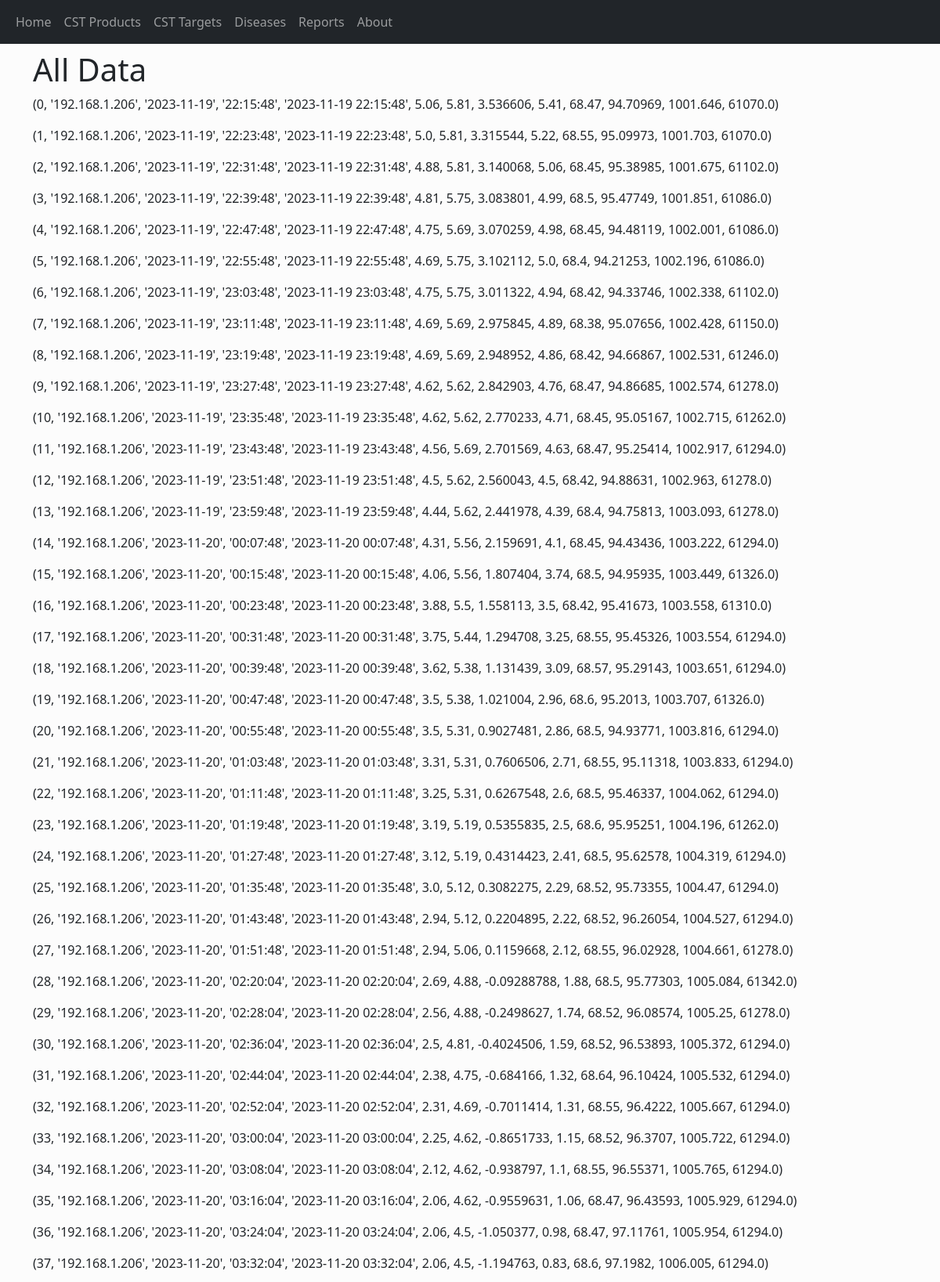
Screenshot of /all (upper part) with the database file from the repository.
### tables this page shows
CREATE TABLE datapoints (
                                            id integer UNIQUE,
                                            source_ip,
                                            date text,
                                            time text,
                                            datetime text,
                                            temp1 real,
                                            temp2 real,
                                            temp3 real,
                                            temp4 real,
                                            moisture real,
                                            humidity real,
                                            pressure real,
                                            light real,
                                            PRIMARY KEY(source_ip, datetime)
                                        );

### web/routes.py (the view)
@app.route('/all', methods=['GET'])
def all():
    logging.info('Handle request for /all.html')
    dbfilename = "envplatdata.db"
    mydb = db.createConnection(dbfilename)
    data = db.getData(mydb)
    return render_template('all.html', data = data)

### dbmgr/db.py (called while the page is built)
def createConnection(dbFileName):
    try:
        db = sqlite3.connect(dbFileName)
        logging.info("Connected to database %s which is version %s",
                     dbFileName, sqlite3.version)
        return db
    except Exception as e:
        logging.error(f'Unable to create database {dbFileName}: {e}')
    return None

def getData(mydb):
    sql = '''select * from datapoints '''
    try:
        cursor = mydb.cursor()
        result = cursor.execute(sql).fetchall()
        return result
    except Exception as e:
        logging.exception("Exception occurred")
        logging.error("Unable to get data")
        return 0

### templates/all.html
{% include "header.html" %}
    <body>
    {% include "navbar.html" %}
     <div class="container">
    <h1>All Data</h1>
     {% for item in data %}
        <div class='data'>
            <p>{{ item }}</p>
        </div>
    {% endfor %}
     </div>
</body>
</html>

### templates/header.html (shortened to what this page needs)
<!DOCTYPE html>
<html>
<head>
  <link href="https://cdn.jsdelivr.net/npm/bootstrap@5.3.0-alpha1/dist/css/bootstrap.min.css" rel="stylesheet">
</head>

### templates/navbar.html (shortened to what this page needs)
    <nav class="navbar navbar-expand-lg navbar-dark bg-dark fixed-top">
      <div class="container-fluid">
        <div class="collapse navbar-collapse" id="navbarExample01">
          <ul class="navbar-nav me-auto mb-2 mb-lg-0">
            <li class="nav-item active">
              <a class="nav-link" aria-current="page" href="/">Home</a>
            </li>
            <li class="nav-item">
              <a class="nav-link" href="/page/all/cst/products/products">CST Products</a>
            </li>
            <li class="nav-item">
              <a class="nav-link" href="/page/all/cst/targets/targets">CST Targets</a>
            </li>
            <li class="nav-item">
              <a class="nav-link" href="/page/all/uniprot/diseases/diseases">Diseases</a>
            </li>
            <li class="nav-item">
              <a class="nav-link" href="/report">Reports</a>
            </li>
            <li class="nav-item">
              <a class="nav-link" href="#">About</a>
            </li>
          </ul>
        </div>
      </div>
    </nav>

### templates/header.html (style rules this page uses)
body { background-color: rgba(211, 211, 211, 0.048); padding-top: 65px; }

### rows the page displays
datapoints: item "(0, '192.168.1.206', '2023-11-19', '22:15:48', '2023-11-19 22:15:48', 5.06, 5.81, 3.536606, 5.41, 68.47, 94.70969, 1001.646, 61070.0)"
datapoints: item "(1, '192.168.1.206', '2023-11-19', '22:23:48', '2023-11-19 22:23:48', 5.0, 5.81, 3.315544, 5.22, 68.55, 95.09973, 1001.703, 61070.0)"
datapoints: item "(2, '192.168.1.206', '2023-11-19', '22:31:48', '2023-11-19 22:31:48', 4.88, 5.81, 3.140068, 5.06, 68.45, 95.38985, 1001.675, 61102.0)"
datapoints: item "(3, '192.168.1.206', '2023-11-19', '22:39:48', '2023-11-19 22:39:48', 4.81, 5.75, 3.083801, 4.99, 68.5, 95.47749, 1001.851, 61086.0)"
datapoints: item "(4, '192.168.1.206', '2023-11-19', '22:47:48', '2023-11-19 22:47:48', 4.75, 5.69, 3.070259, 4.98, 68.45, 94.48119, 1002.001, 61086.0)"
datapoints: item "(5, '192.168.1.206', '2023-11-19', '22:55:48', '2023-11-19 22:55:48', 4.69, 5.75, 3.102112, 5.0, 68.4, 94.21253, 1002.196, 61086.0)"
datapoints: item "(6, '192.168.1.206', '2023-11-19', '23:03:48', '2023-11-19 23:03:48', 4.75, 5.75, 3.011322, 4.94, 68.42, 94.33746, 1002.338, 61102.0)"
datapoints: item "(7, '192.168.1.206', '2023-11-19', '23:11:48', '2023-11-19 23:11:48', 4.69, 5.69, 2.975845, 4.89, 68.38, 95.07656, 1002.428, 61150.0)"
datapoints: item "(8, '192.168.1.206', '2023-11-19', '23:19:48', '2023-11-19 23:19:48', 4.69, 5.69, 2.948952, 4.86, 68.42, 94.66867, 1002.531, 61246.0)"
datapoints: item "(9, '192.168.1.206', '2023-11-19', '23:27:48', '2023-11-19 23:27:48', 4.62, 5.62, 2.842903, 4.76, 68.47, 94.86685, 1002.574, 61278.0)"
datapoints: item "(10, '192.168.1.206', '2023-11-19', '23:35:48', '2023-11-19 23:35:48', 4.62, 5.62, 2.770233, 4.71, 68.45, 95.05167, 1002.715, 61262.0)"
datapoints: item "(11, '192.168.1.206', '2023-11-19', '23:43:48', '2023-11-19 23:43:48', 4.56, 5.69, 2.701569, 4.63, 68.47, 95.25414, 1002.917, 61294.0)"
datapoints: item "(12, '192.168.1.206', '2023-11-19', '23:51:48', '2023-11-19 23:51:48', 4.5, 5.62, 2.560043, 4.5, 68.42, 94.88631, 1002.963, 61278.0)"
datapoints: item "(13, '192.168.1.206', '2023-11-19', '23:59:48', '2023-11-19 23:59:48', 4.44, 5.62, 2.441978, 4.39, 68.4, 94.75813, 1003.093, 61278.0)"
datapoints: item "(14, '192.168.1.206', '2023-11-20', '00:07:48', '2023-11-20 00:07:48', 4.31, 5.56, 2.159691, 4.1, 68.45, 94.43436, 1003.222, 61294.0)"
datapoints: item "(15, '192.168.1.206', '2023-11-20', '00:15:48', '2023-11-20 00:15:48', 4.06, 5.56, 1.807404, 3.74, 68.5, 94.95935, 1003.449, 61326.0)"
datapoints: item "(16, '192.168.1.206', '2023-11-20', '00:23:48', '2023-11-20 00:23:48', 3.88, 5.5, 1.558113, 3.5, 68.42, 95.41673, 1003.558, 61310.0)"
datapoints: item "(17, '192.168.1.206', '2023-11-20', '00:31:48', '2023-11-20 00:31:48', 3.75, 5.44, 1.294708, 3.25, 68.55, 95.45326, 1003.554, 61294.0)"
datapoints: item "(18, '192.168.1.206', '2023-11-20', '00:39:48', '2023-11-20 00:39:48', 3.62, 5.38, 1.131439, 3.09, 68.57, 95.29143, 1003.651, 61294.0)"
datapoints: item "(19, '192.168.1.206', '2023-11-20', '00:47:48', '2023-11-20 00:47:48', 3.5, 5.38, 1.021004, 2.96, 68.6, 95.2013, 1003.707, 61326.0)"
datapoints: item "(20, '192.168.1.206', '2023-11-20', '00:55:48', '2023-11-20 00:55:48', 3.5, 5.31, 0.9027481, 2.86, 68.5, 94.93771, 1003.816, 61294.0)"
datapoints: item "(21, '192.168.1.206', '2023-11-20', '01:03:48', '2023-11-20 01:03:48', 3.31, 5.31, 0.7606506, 2.71, 68.55, 95.11318, 1003.833, 61294.0)"
datapoints: item "(22, '192.168.1.206', '2023-11-20', '01:11:48', '2023-11-20 01:11:48', 3.25, 5.31, 0.6267548, 2.6, 68.5, 95.46337, 1004.062, 61294.0)"
datapoints: item "(23, '192.168.1.206', '2023-11-20', '01:19:48', '2023-11-20 01:19:48', 3.19, 5.19, 0.5355835, 2.5, 68.6, 95.95251, 1004.196, 61262.0)"
datapoints: item "(24, '192.168.1.206', '2023-11-20', '01:27:48', '2023-11-20 01:27:48', 3.12, 5.19, 0.4314423, 2.41, 68.5, 95.62578, 1004.319, 61294.0)"
datapoints: item "(25, '192.168.1.206', '2023-11-20', '01:35:48', '2023-11-20 01:35:48', 3.0, 5.12, 0.3082275, 2.29, 68.52, 95.73355, 1004.47, 61294.0)"
datapoints: item "(26, '192.168.1.206', '2023-11-20', '01:43:48', '2023-11-20 01:43:48', 2.94, 5.12, 0.2204895, 2.22, 68.52, 96.26054, 1004.527, 61294.0)"
datapoints: item "(27, '192.168.1.206', '2023-11-20', '01:51:48', '2023-11-20 01:51:48', 2.94, 5.06, 0.1159668, 2.12, 68.55, 96.02928, 1004.661, 61278.0)"
datapoints: item "(28, '192.168.1.206', '2023-11-20', '02:20:04', '2023-11-20 02:20:04', 2.69, 4.88, -0.09288788, 1.88, 68.5, 95.77303, 1005.084, 61342.0)"
datapoints: item "(29, '192.168.1.206', '2023-11-20', '02:28:04', '2023-11-20 02:28:04', 2.56, 4.88, -0.2498627, 1.74, 68.52, 96.08574, 1005.25, 61278.0)"
datapoints: item "(30, '192.168.1.206', '2023-11-20', '02:36:04', '2023-11-20 02:36:04', 2.5, 4.81, -0.4024506, 1.59, 68.52, 96.53893, 1005.372, 61294.0)"
datapoints: item "(31, '192.168.1.206', '2023-11-20', '02:44:04', '2023-11-20 02:44:04', 2.38, 4.75, -0.684166, 1.32, 68.64, 96.10424, 1005.532, 61294.0)"
datapoints: item "(32, '192.168.1.206', '2023-11-20', '02:52:04', '2023-11-20 02:52:04', 2.31, 4.69, -0.7011414, 1.31, 68.55, 96.4222, 1005.667, 61294.0)"
datapoints: item "(33, '192.168.1.206', '2023-11-20', '03:00:04', '2023-11-20 03:00:04', 2.25, 4.62, -0.8651733, 1.15, 68.52, 96.3707, 1005.722, 61294.0)"
datapoints: item "(34, '192.168.1.206', '2023-11-20', '03:08:04', '2023-11-20 03:08:04', 2.12, 4.62, -0.938797, 1.1, 68.55, 96.55371, 1005.765, 61294.0)"
datapoints: item "(35, '192.168.1.206', '2023-11-20', '03:16:04', '2023-11-20 03:16:04', 2.06, 4.62, -0.9559631, 1.06, 68.47, 96.43593, 1005.929, 61294.0)"
datapoints: item "(36, '192.168.1.206', '2023-11-20', '03:24:04', '2023-11-20 03:24:04', 2.06, 4.5, -1.050377, 0.98, 68.47, 97.11761, 1005.954, 61294.0)"
datapoints: item "(37, '192.168.1.206', '2023-11-20', '03:32:04', '2023-11-20 03:32:04', 2.06, 4.5, -1.194763, 0.83, 68.6, 97.1982, 1006.005, 61294.0)"
